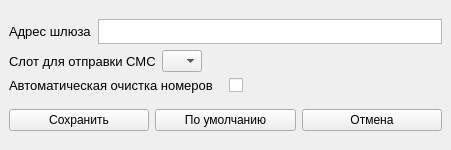
<?xml version="1.0" encoding="UTF-8"?>
<ui version="4.0">
 <class>PrefWindow</class>
 <widget class="QMainWindow" name="PrefWindow">
  <property name="geometry">
   <rect>
    <x>0</x>
    <y>0</y>
    <width>450</width>
    <height>150</height>
   </rect>
  </property>
  <property name="sizePolicy">
   <sizepolicy hsizetype="Fixed" vsizetype="Fixed">
    <horstretch>0</horstretch>
    <verstretch>0</verstretch>
   </sizepolicy>
  </property>
  <property name="maximumSize">
   <size>
    <width>450</width>
    <height>150</height>
   </size>
  </property>
  <property name="windowTitle">
   <string>Настройки</string>
  </property>
  <widget class="QWidget" name="centralwidget">
   <layout class="QVBoxLayout" name="verticalLayout_2">
    <item>
     <layout class="QVBoxLayout" name="verticalLayout">
      <item>
       <layout class="QHBoxLayout" name="horizontalLayout_6">
        <item>
         <widget class="QLabel" name="label_3">
          <property name="maximumSize">
           <size>
            <width>16777215</width>
            <height>25</height>
           </size>
          </property>
          <property name="font">
           <font>
            <pointsize>10</pointsize>
           </font>
          </property>
          <property name="text">
           <string>Адрес шлюза</string>
          </property>
         </widget>
        </item>
        <item>
         <widget class="QTextEdit" name="txt_addr">
          <property name="maximumSize">
           <size>
            <width>16777215</width>
            <height>25</height>
           </size>
          </property>
         </widget>
        </item>
       </layout>
      </item>
      <item>
       <layout class="QHBoxLayout" name="horizontalLayout_2">
        <property name="spacing">
         <number>6</number>
        </property>
        <property name="rightMargin">
         <number>240</number>
        </property>
        <item>
         <widget class="QLabel" name="label">
          <property name="font">
           <font>
            <pointsize>10</pointsize>
           </font>
          </property>
          <property name="layoutDirection">
           <enum>Qt::LeftToRight</enum>
          </property>
          <property name="text">
           <string>Слот для отправки СМС</string>
          </property>
         </widget>
        </item>
        <item>
         <widget class="QComboBox" name="cmb_slot">
          <property name="minimumSize">
           <size>
            <width>40</width>
            <height>0</height>
           </size>
          </property>
          <property name="maximumSize">
           <size>
            <width>40</width>
            <height>16777215</height>
           </size>
          </property>
          <property name="contextMenuPolicy">
           <enum>Qt::DefaultContextMenu</enum>
          </property>
          <property name="layoutDirection">
           <enum>Qt::LeftToRight</enum>
          </property>
          <property name="currentIndex">
           <number>-1</number>
          </property>
         </widget>
        </item>
       </layout>
      </item>
      <item>
       <layout class="QHBoxLayout" name="horizontalLayout_5">
        <item>
         <widget class="QLabel" name="label_2">
          <property name="font">
           <font>
            <pointsize>10</pointsize>
           </font>
          </property>
          <property name="text">
           <string>Автоматическая очистка номеров</string>
          </property>
         </widget>
        </item>
        <item>
         <widget class="QCheckBox" name="chk_num_auto">
          <property name="text">
           <string/>
          </property>
         </widget>
        </item>
       </layout>
      </item>
     </layout>
    </item>
    <item>
     <layout class="QHBoxLayout" name="horizontalLayout">
      <item>
       <widget class="QPushButton" name="btn_save">
        <property name="text">
         <string>Сохранить</string>
        </property>
       </widget>
      </item>
      <item>
       <widget class="QPushButton" name="btn_def">
        <property name="text">
         <string>По умолчанию</string>
        </property>
       </widget>
      </item>
      <item>
       <widget class="QPushButton" name="btn_cancel">
        <property name="text">
         <string>Отмена</string>
        </property>
       </widget>
      </item>
     </layout>
    </item>
   </layout>
  </widget>
 </widget>
 <resources/>
 <connections/>
</ui>
